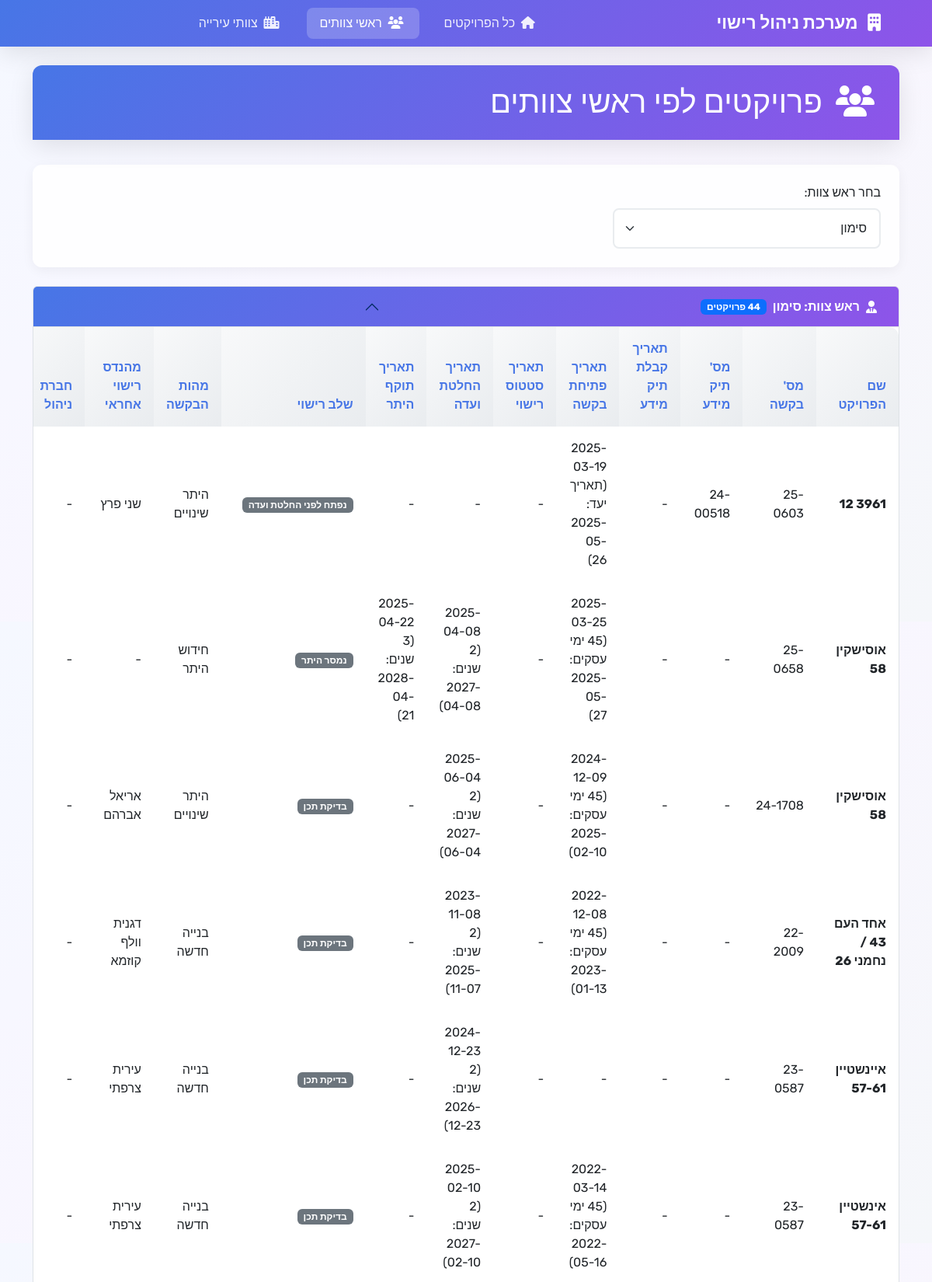
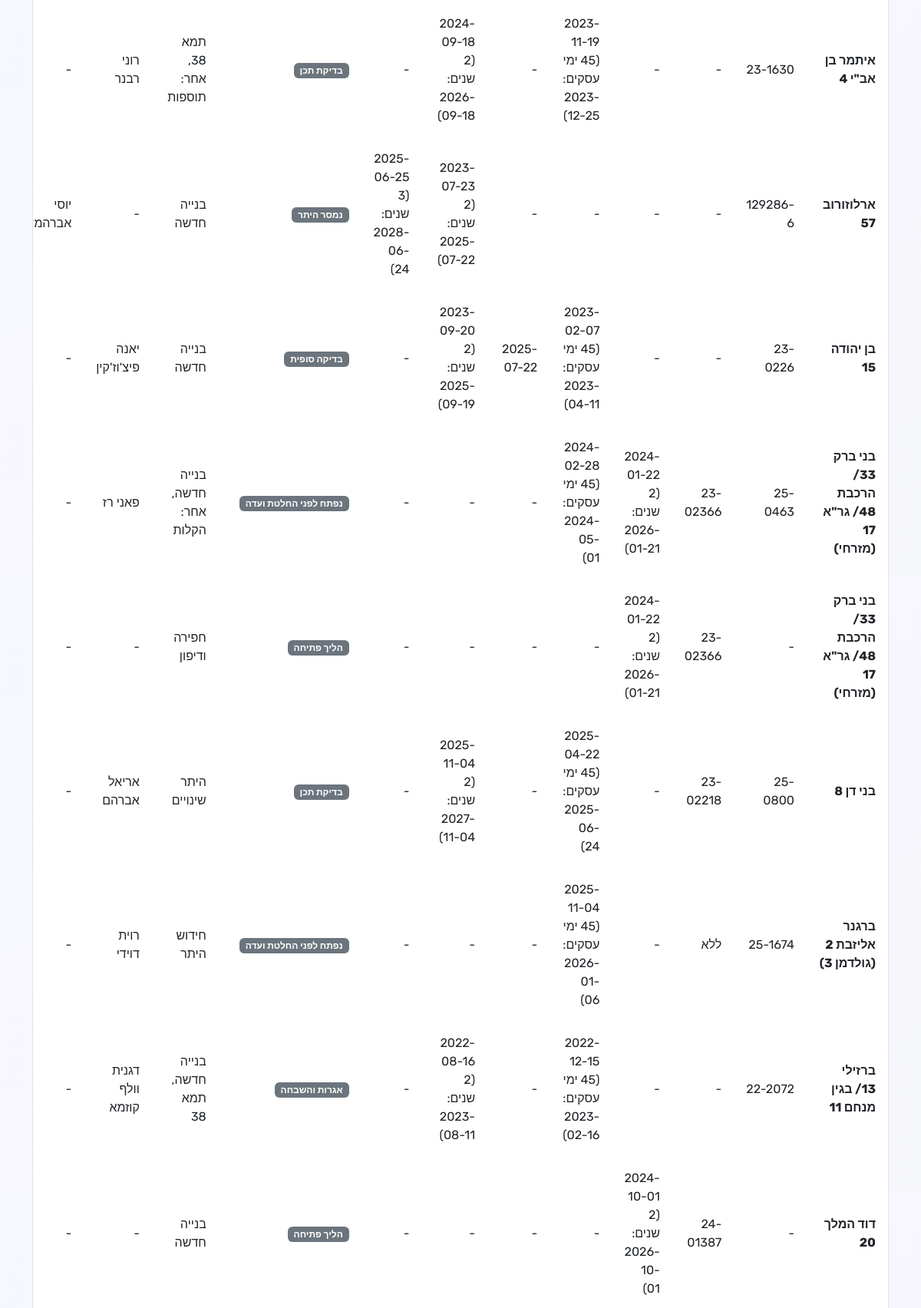
Page /team-leaders?team_leader=סימון (upper part) on the committed database (2 pictures, top to bottom).
### tables this page shows
CREATE TABLE projects (
                id INTEGER PRIMARY KEY AUTOINCREMENT,
                project_name TEXT NOT NULL,
                request_number TEXT NOT NULL,
                date TEXT NOT NULL,
                team_leader TEXT NOT NULL,
                stage TEXT NOT NULL
            , request_date TEXT, opening_date TEXT, notes TEXT, licensing_engineer TEXT, request_types TEXT, engineer TEXT, info_file_number TEXT, status_date TEXT, management_company TEXT, entrepreneur_name TEXT, architect TEXT, city TEXT, city_team TEXT, committee_date TEXT, permit_validity_date TEXT, info_date_extension INTEGER DEFAULT 0, opening_date_extension INTEGER DEFAULT 0, status_date_extension INTEGER DEFAULT 0, committee_date_extension INTEGER DEFAULT 0, permit_validity_date_extension INTEGER DEFAULT 0, fees_transition_date TEXT, fees_type TEXT, developer_paid INTEGER DEFAULT 0);

### app.py (the view)
@app.route('/team-leaders')
def team_leaders():
    conn = get_db_connection()
    team_leaders = conn.execute("""
        SELECT DISTINCT team_leader
        FROM projects
        WHERE team_leader IS NOT NULL AND team_leader != ''
        ORDER BY team_leader
    """).fetchall()
    team_leader_filter = request.args.get('team_leader', '')
    query = """
        SELECT
            id, project_name, request_number, info_file_number,
            date, opening_date, status_date, committee_date, permit_validity_date,
            team_leader, stage, request_types, engineer, management_company,
            entrepreneur_name, architect, city, notes,
            info_date_extension, opening_date_extension, status_date_extension,
            committee_date_extension, permit_validity_date_extension, city_team
        FROM projects
    """
    params = []
    if team_leader_filter:
        query += " WHERE team_leader = ?"
        params.append(team_leader_filter)
    query += " ORDER BY team_leader, project_name"
    projects = conn.execute(query, params).fetchall()
    projects_by_leader = {}
    for project in projects:
        project_dict = dict(project)
        if project_dict.get('date'):
            project_dict['formatted_info_date'] = format_date_with_extension(
                project_dict['date'],
                project_dict.get('info_date_extension', 0),
                'info'
            )
        if project_dict.get('opening_date'):
            project_dict['formatted_opening_date'] = format_date_with_extension(
                project_dict['opening_date'],
                project_dict.get('opening_date_extension', 0),
                'opening'
            )
        if project_dict.get('committee_date'):
            project_dict['formatted_committee_date'] = format_date_with_extension(
                project_dict['committee_date'],
                project_dict.get('committee_date_extension', 0),
                'committee'
            )
        if project_dict.get('permit_validity_date'):
            project_dict['formatted_permit_date'] = format_date_with_extension(
                project_dict['permit_validity_date'],
                project_dict.get('permit_validity_date_extension', 0),
                'permit'
            )
        project_dict['row_color'] = get_row_color_class(project_dict)
        leader = project_dict['team_leader']
        if leader not in projects_by_leader:
            projects_by_leader[leader] = []
        projects_by_leader[leader].append(project_dict)
    conn.close()
    return render_template('team_leaders.html',
                         projects_by_leader=projects_by_leader,
                         team_leaders=[tl['team_leader'] for tl in team_leaders],
                         current_team_leader=team_leader_filter)

### app.py (called while the page is built, shortened)
def get_db_connection():
    conn = sqlite3.connect(DATABASE_PATH)
    conn.row_factory = sqlite3.Row
    return conn

def calculate_base_date_by_type(original_date, field_type):
    if field_type == 'opening':
        business_target = calculate_business_days(original_date.strftime('%Y-%m-%d'), 45)
        return datetime.strptime(business_target, '%Y-%m-%d') if business_target else original_date + timedelta(days=180)
    elif field_type in ['info', 'committee']:
        return original_date + timedelta(days=730)
    elif field_type == 'permit':
        return original_date + timedelta(days=1095)
    else:
        return original_date + timedelta(days=180)

def format_base_date_by_type(original_date_str, field_type):
    if not original_date_str:
        return ""
    try:
        original_date = datetime.strptime(original_date_str, '%Y-%m-%d')
        base_date = calculate_base_date_by_type(original_date, field_type)
        if field_type == 'opening':
            business_target = calculate_business_days(original_date_str, 45)
            return f"{original_date_str}<br>(45 ימי עסקים: {business_target})"
        elif field_type in ['info', 'committee']:
            return f"{original_date_str}<br>(2 שנים: {base_date.strftime('%Y-%m-%d')})"
        elif field_type == 'permit':
            return f"{original_date_str}<br>(3 שנים: {base_date.strftime('%Y-%m-%d')})"
        else:
            return original_date_str
    except:
        return original_date_str

def get_base_description(field_type):
    if field_type == 'opening':
        return "45 ימי עסקים"
    elif field_type in ['info', 'committee']:
        return "2 שנים"
    elif field_type == 'permit':
        return "3 שנים"
    else:
        return "בסיס"

def check_date_expired_with_extensions(date_str):
    try:
        if not date_str:
            return False
        current_date = datetime.now()
        if '<br>' in date_str and ':' in date_str:
            lines = date_str.split('<br>')
            if len(lines) >= 2:
                import re
                date_match = re.search(r':\s*(\d{4}-\d{2}-\d{2})', lines[1])
                if date_match:
                    target_date_str = date_match.group(1)
                    target_date = datetime.strptime(target_date_str, '%Y-%m-%d')
                    return current_date.date() > target_date.date()
    except:
        return False

### templates/team_leaders.html (shortened to what this page needs)
{% extends "base.html" %}
{% block content %}
<div class="row">
    <div class="col-12">
        <div class="card">
            <div class="card-header">
                <h1 class="mb-0">
                    <i class="fas fa-users me-2"></i>
                    פרויקטים לפי ראשי צוותים
                </h1>
            </div>
        </div>
        <div class="filter-section">
            <form method="GET" class="row g-3">
                <div class="col-md-4">
                    <label for="team_leader" class="form-label">בחר ראש צוות:</label>
                    <select class="form-select" name="team_leader" id="team_leader" onchange="this.form.submit()">
                        {% for team_leader in team_leaders %}
                        <option value="{{ team_leader }}" {{ 'selected' if team_leader == current_team_leader }}>
                            {{ team_leader }}
                        </option>
                        {% endfor %}
                    </select>
                </div>
            </form>
        </div>
        <div class="accordion" id="teamLeadersAccordion">
            {% for team_leader, projects in projects_by_leader.items() %}
            <div class="accordion-item">
                <h2 class="accordion-header" id="heading{{ loop.index }}">
                    <button class="accordion-button {{ 'collapsed' if not current_team_leader or current_team_leader != team_leader }}"
                            type="button"
                            data-bs-toggle="collapse"
                            data-bs-target="#collapse{{ loop.index }}"
                            aria-expanded="{{ 'true' if current_team_leader == team_leader else 'false' }}"
                            aria-controls="collapse{{ loop.index }}">
                        <i class="fas fa-user-tie me-2"></i>
                        ראש צוות: {{ team_leader }}
                        <span class="badge bg-primary ms-2">{{ projects|length }} פרויקטים</span>
                    </button>
                </h2>
                <div id="collapse{{ loop.index }}"
                     class="accordion-collapse collapse {{ 'show' if current_team_leader == team_leader or not current_team_leader }}"
                     aria-labelledby="heading{{ loop.index }}"
                     data-bs-parent="#teamLeadersAccordion">
                    <div class="accordion-body p-0">
                        <div class="table-responsive">
                            <table class="table table-hover mb-0">
                                <thead>
                                    <tr>
                                        <th>שם הפרויקט</th>
                                        <th>מס' בקשה</th>
                                        <th>מס' תיק מידע</th>
                                        <th>תאריך קבלת תיק מידע</th>
                                        <th>תאריך פתיחת בקשה</th>
                                        <th>תאריך סטטוס רישוי</th>
                                        <th>תאריך החלטת ועדה</th>
                                        <th>תאריך תוקף היתר</th>
                                        <th>שלב רישוי</th>
                                        <th>מהות הבקשה</th>
                                        <th>מהנדס רישוי אחראי</th>
                                        <th>חברת ניהול</th>
                                    </tr>
                                </thead>
                                <tbody>
                                    {% for project in projects %}
                                    <tr class="{% if project.row_color %}row-{{ project.row_color }}{% endif %}">
                                        <td class="fw-bold">{{ project.project_name or '-' }}</td>
                                        <td>{{ project.request_number or '-' }}</td>
                                        <td>{{ project.info_file_number or '-' }}</td>
                                        <td>{{ project.formatted_info_date|safe or project.date or '-' }}</td>
                                        <td>{{ project.formatted_opening_date|safe or project.opening_date or '-' }}</td>
                                        <td>{{ project.status_date or '-' }}</td>
                                        <td>{{ project.formatted_committee_date|safe or project.committee_date or '-' }}</td>
                                        <td>{{ project.formatted_permit_date|safe or project.permit_validity_date or '-' }}</td>
                                        <td>
                                            <span class="badge bg-secondary">{{ project.stage or '-' }}</span>
                                        </td>
                                        <td>{{ project.request_types or '-' }}</td>
                                        <td>{{ project.engineer or '-' }}</td>
                                        <td>{{ project.management_company or '-' }}</td>
                                    </tr>
                                    {% endfor %}
                                </tbody>
                            </table>
                        </div>
                    </div>
                </div>
            </div>
            {% endfor %}
        </div>
    </div>
</div>
{% endblock %}

### templates/base.html (style rules this page uses)
:root { --primary-gradient: linear-gradient(135deg, #4776E6 0%, #8E54E9 100%); --primary-color: #4776E6; --secondary-color: #8E54E9; --bg-gradient: linear-gradient(135deg, #f5f8ff 0%, #f9f6ff 50%, #f5f7fa 100%); --card-shadow: 0 8px 32px rgba(0, 0, 0, 0.1); --border-radius: 12px; }
* { font-family: 'Rubik', -apple-system, BlinkMacSystemFont, 'Segoe UI', sans-serif; }
body { background: var(--bg-gradient); min-height: 100vh; direction: rtl; }
.card { border: none; border-radius: var(--border-radius); box-shadow: var(--card-shadow); backdrop-filter: blur(10px); background: rgba(255, 255, 255, 0.95); margin-bottom: 2rem; }
.card-header { background: var(--primary-gradient); color: white; border: none; border-radius: var(--border-radius) var(--border-radius) 0 0 !important; font-weight: 600; padding: 1.5rem; }
.form-control, .form-select { border: 2px solid #e9ecef; border-radius: 8px; padding: 0.75rem 1rem; transition: all 0.3s ease; }
.table { border-radius: var(--border-radius); overflow: hidden; box-shadow: none; }
.table thead th { background: linear-gradient(135deg, #f8f9fa 0%, #e9ecef 100%); border: none; font-weight: 600; color: var(--primary-color); text-align: right; padding: 1rem; }
.table tbody td { border: none; padding: 1rem; text-align: right; vertical-align: middle; }
.table tbody tr { transition: all 0.3s ease; }
.row-approaching { background-color: rgba(255, 182, 193, 0.7) !important; }
.row-committee_expiring { background-color: rgba(173, 216, 230, 0.7) !important; }
.row-info_expiring { background-color: rgba(255, 165, 0, 0.7) !important; }
.filter-section { background: rgba(255, 255, 255, 0.9); padding: 1.5rem; border-radius: var(--border-radius); margin-bottom: 1.5rem; box-shadow: 0 4px 15px rgba(0, 0, 0, 0.05); }
.accordion-button { background: rgba(255, 255, 255, 0.9); border: none; font-weight: 600; color: var(--primary-color); }
.accordion-button:not(.collapsed) { background: var(--primary-gradient); color: white; }

### rows in the picture
projects: team_leader "סימון", project_name "3961 12", request_number "25-0603", info_file_number "24-00518", formatted_info_date "-", formatted_opening_date "2025-03-19 (תאריך יעד: 2025-05-26)", status_date "-", formatted_committee_date "-", formatted_permit_date "-", stage "נפתח לפני החלטת ועדה", request_types "היתר שינויים", engineer "שני פרץ", management_company "-"
projects: project_name "אוסישקין 58", request_number "25-0658", info_file_number "-", formatted_info_date "-", formatted_opening_date "2025-03-25 (45 ימי עסקים: 2025-05-27)", status_date "-", formatted_committee_date "2025-04-08 (2 שנים: 2027-04-08)", formatted_permit_date "2025-04-22 (3 שנים: 2028-04-21)", stage "נמסר היתר", request_types "חידוש היתר", engineer "-", management_company "-"
projects: project_name "אוסישקין 58", request_number "24-1708", info_file_number "-", formatted_info_date "-", formatted_opening_date "2024-12-09 (45 ימי עסקים: 2025-02-10)", status_date "-", formatted_committee_date "2025-06-04 (2 שנים: 2027-06-04)", formatted_permit_date "-", stage "בדיקת תכן", request_types "היתר שינויים", engineer "אריאל אברהם", management_company "-"
projects: project_name "אחד העם 43 / נחמני 26", request_number "22-2009", info_file_number "-", formatted_info_date "-", formatted_opening_date "2022-12-08 (45 ימי עסקים: 2023-01-13)", status_date "-", formatted_committee_date "2023-11-08 (2 שנים: 2025-11-07)", formatted_permit_date "-", stage "בדיקת תכן", request_types "בנייה חדשה", engineer "דגנית וולף קוזמא", management_company "-"
projects: project_name "איינשטיין 57-61", request_number "23-0587", info_file_number "-", formatted_info_date "-", formatted_opening_date "-", status_date "-", formatted_committee_date "2024-12-23 (2 שנים: 2026-12-23)", formatted_permit_date "-", stage "בדיקת תכן", request_types "בנייה חדשה", engineer "עירית צרפתי", management_company "-"
projects: project_name "אינשטיין 57-61", request_number "23-0587", info_file_number "-", formatted_info_date "-", formatted_opening_date "2022-03-14 (45 ימי עסקים: 2022-05-16)", status_date "-", formatted_committee_date "2025-02-10 (2 שנים: 2027-02-10)", formatted_permit_date "-", stage "בדיקת תכן", request_types "בנייה חדשה", engineer "עירית צרפתי", management_company "-"
projects: project_name "איתמר בן אב\"י 4", request_number "23-1630", info_file_number "-", formatted_info_date "-", formatted_opening_date "2023-11-19 (45 ימי עסקים: 2023-12-25)", status_date "-", formatted_committee_date "2024-09-18 (2 שנים: 2026-09-18)", formatted_permit_date "-", stage "בדיקת תכן", request_types "תמא 38, אחר: תוספות", engineer "רוני רבנר", management_company "-"
projects: project_name "ארלוזורוב 57", request_number "129286-6", info_file_number "-", formatted_info_date "-", formatted_opening_date "-", status_date "-", formatted_committee_date "2023-07-23 (2 שנים: 2025-07-22)", formatted_permit_date "2025-06-25 (3 שנים: 2028-06-24)", stage "נמסר היתר", request_types "בנייה חדשה", engineer "-", management_company "יוסי…"
projects: project_name "בן יהודה 15", request_number "23-0226", info_file_number "-", formatted_info_date "-", formatted_opening_date "2023-02-07 (45 ימי עסקים: 2023-04-11)", status_date "2025-07-22", formatted_committee_date "2023-09-20 (2 שנים: 2025-09-19)", formatted_permit_date "-", stage "בדיקה סופית", request_types "בנייה חדשה", engineer "יאנה פיצ'וז'קין", management_company "-"
projects: project_name "בני ברק 33/ הרכבת 48/ גר\"א 17 (מזרחי)", request_number "25-0463", info_file_number "23-02366", formatted_info_date "2024-01-22 (2 שנים: 2026-01-21)", formatted_opening_date "2024-02-28 (45 ימי עסקים: 2024-05-01)", status_date "-", formatted_committee_date "-", formatted_permit_date "-", stage "נפתח לפני החלטת ועדה", request_types "בנייה חדשה, אחר: הקלות", engineer "פאני רז", management_company "-"
projects: project_name "בני ברק 33/ הרכבת 48/ גר\"א 17 (מזרחי)", request_number "-", info_file_number "23-02366", formatted_info_date "2024-01-22 (2 שנים: 2026-01-21)", formatted_opening_date "-", status_date "-", formatted_committee_date "-", formatted_permit_date "-", stage "הליך פתיחה", request_types "חפירה ודיפון", engineer "-", management_company "-"
projects: project_name "בני דן 8", request_number "25-0800", info_file_number "23-02218", formatted_info_date "-", formatted_opening_date "2025-04-22 (45 ימי עסקים: 2025-06-24)", status_date "-", formatted_committee_date "2025-11-04 (2 שנים: 2027-11-04)", formatted_permit_date "-", stage "בדיקת תכן", request_types "היתר שינויים", engineer "אריאל אברהם", management_company "-"
projects: project_name "ברגנר אליזבת 2 (גולדמן 3)", request_number "25-1674", info_file_number "ללא", formatted_info_date "-", formatted_opening_date "2025-11-04 (45 ימי עסקים: 2026-01-06)", status_date "-", formatted_committee_date "-", formatted_permit_date "-", stage "נפתח לפני החלטת ועדה", request_types "חידוש היתר", engineer "רוית דוידי", management_company "-"
projects: project_name "ברזילי 13/ בגין מנחם 11", request_number "22-2072", info_file_number "-", formatted_info_date "-", formatted_opening_date "2022-12-15 (45 ימי עסקים: 2023-02-16)", status_date "-", formatted_committee_date "2022-08-16 (2 שנים: 2023-08-11)", formatted_permit_date "-", stage "אגרות והשבחה", request_types "בנייה חדשה, תמא 38", engineer "דגנית וולף קוזמא", management_company "-"
projects: project_name "דוד המלך 20", request_number "-", info_file_number "24-01387", formatted_info_date "2024-10-01 (2 שנים: 2026-10-01)", formatted_opening_date "-", status_date "-", formatted_committee_date "-", formatted_permit_date "-", stage "הליך פתיחה", request_types "בנייה חדשה", engineer "-", management_company "-"

### other values in the picture
form field team_leader "סימון"
